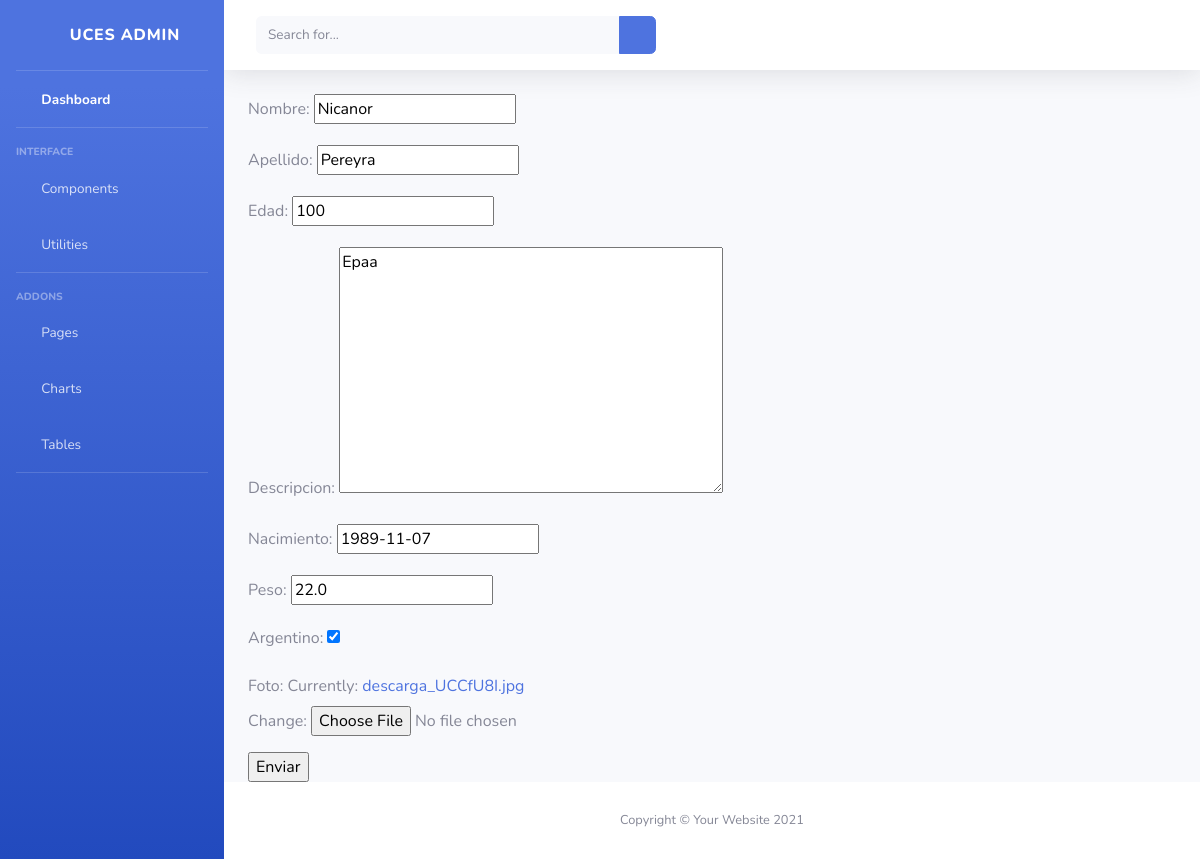
/Aplicacion1/persona/editar/4, run on the app's committed database.
### Aplicacion1/models.py (models this page shows, shortened)
class Persona(models.Model):
    nombre = models.CharField(max_length=30)
    apellido = models.CharField(max_length=30)
    edad = models.IntegerField()
    descripcion = models.TextField()
    nacimiento = models.DateField()
    peso = models.FloatField()
    argentino = models.BooleanField()
    foto = models.ImageField()

### Aplicacion1/views.py (the view)
# urls.py: path('persona/editar/<pk>', views.PersonaUpdate.as_view(), name='EditPersona'),
class PersonaUpdate(UpdateView):
    model = Persona
    success_url  = "/Aplicacion1/persona/list"
    fields = ["nombre","apellido","edad","descripcion","nacimiento","peso","argentino","foto"]

### Aplicacion1/templates/Aplicacion1/persona_form.html (shortened to what this page needs)
{% extends "Aplicacion1/padre.html" %}
{% load static %}
        {% block contenido %}
        <form method="post" enctype="multipart/form-data">
            {{ form.as_p }}
            <input type="submit" value="Enviar">
        </form>
        {% endblock %}

### data on the page
Persona: nombre "Nicanor", apellido "Pereyra", edad "100", descripcion "Epaa", nacimiento "1989-11-07", peso "22.0", argentino "☑"
